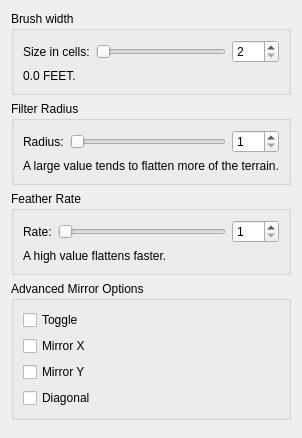
<?xml version="1.0" encoding="UTF-8"?>
<ui version="4.0">
 <class>WBQtFeatherPanel</class>
 <widget class="QWidget" name="WBQtFeatherPanel">
  <property name="windowTitle">
   <string>Feather Brush Options</string>
  </property>
  <layout class="QVBoxLayout" name="rootLayout">
   <item>
    <widget class="QGroupBox" name="sizeBox">
     <property name="title">
      <string>Brush width</string>
     </property>
     <layout class="QVBoxLayout" name="sizeLay">
      <item>
       <layout class="QHBoxLayout" name="featherRow" stretch="0,1,0">
        <item>
         <widget class="QLabel" name="sizeLabel">
          <property name="text">
           <string>Size in cells:</string>
          </property>
         </widget>
        </item>
        <item>
         <widget class="QSlider" name="featherSlider">
          <property name="orientation">
           <enum>Qt::Horizontal</enum>
          </property>
          <property name="minimum">
           <number>2</number>
          </property>
          <property name="maximum">
           <number>51</number>
          </property>
         </widget>
        </item>
        <item>
         <widget class="QSpinBox" name="featherSpin">
          <property name="minimum">
           <number>2</number>
          </property>
          <property name="maximum">
           <number>999</number>
          </property>
         </widget>
        </item>
       </layout>
      </item>
      <item>
       <widget class="QLabel" name="feetLabel">
        <property name="text">
         <string>0.0 FEET.</string>
        </property>
       </widget>
      </item>
     </layout>
    </widget>
   </item>
   <item>
    <widget class="QGroupBox" name="radiusBox">
     <property name="title">
      <string>Filter Radius</string>
     </property>
     <layout class="QVBoxLayout" name="radiusLay">
      <item>
       <layout class="QHBoxLayout" name="radiusRow" stretch="0,1,0">
        <item>
         <widget class="QLabel" name="radiusLabel">
          <property name="text">
           <string>Radius:</string>
          </property>
         </widget>
        </item>
        <item>
         <widget class="QSlider" name="radiusSlider">
          <property name="orientation">
           <enum>Qt::Horizontal</enum>
          </property>
          <property name="minimum">
           <number>1</number>
          </property>
          <property name="maximum">
           <number>5</number>
          </property>
         </widget>
        </item>
        <item>
         <widget class="QSpinBox" name="radiusSpin">
          <property name="minimum">
           <number>1</number>
          </property>
          <property name="maximum">
           <number>999</number>
          </property>
         </widget>
        </item>
       </layout>
      </item>
      <item>
       <widget class="QLabel" name="radiusHintLabel">
        <property name="text">
         <string>A large value tends to flatten more of the terrain.</string>
        </property>
       </widget>
      </item>
     </layout>
    </widget>
   </item>
   <item>
    <widget class="QGroupBox" name="rateBox">
     <property name="title">
      <string>Feather Rate</string>
     </property>
     <layout class="QVBoxLayout" name="rateLay">
      <item>
       <layout class="QHBoxLayout" name="rateRow" stretch="0,1,0">
        <item>
         <widget class="QLabel" name="rateLabel">
          <property name="text">
           <string>Rate:</string>
          </property>
         </widget>
        </item>
        <item>
         <widget class="QSlider" name="rateSlider">
          <property name="orientation">
           <enum>Qt::Horizontal</enum>
          </property>
          <property name="minimum">
           <number>1</number>
          </property>
          <property name="maximum">
           <number>10</number>
          </property>
         </widget>
        </item>
        <item>
         <widget class="QSpinBox" name="rateSpin">
          <property name="minimum">
           <number>1</number>
          </property>
          <property name="maximum">
           <number>999</number>
          </property>
         </widget>
        </item>
       </layout>
      </item>
      <item>
       <widget class="QLabel" name="rateHintLabel">
        <property name="text">
         <string>A high value flattens faster.</string>
        </property>
       </widget>
      </item>
     </layout>
    </widget>
   </item>
   <item>
    <widget class="QGroupBox" name="mirrorBox">
     <property name="title">
      <string>Advanced Mirror Options</string>
     </property>
     <layout class="QVBoxLayout" name="mirrorLay">
      <item>
       <widget class="QCheckBox" name="mirror">
        <property name="text">
         <string>Toggle</string>
        </property>
       </widget>
      </item>
      <item>
       <widget class="QCheckBox" name="mirrorX">
        <property name="text">
         <string>Mirror X</string>
        </property>
       </widget>
      </item>
      <item>
       <widget class="QCheckBox" name="mirrorY">
        <property name="text">
         <string>Mirror Y</string>
        </property>
       </widget>
      </item>
      <item>
       <widget class="QCheckBox" name="mirrorXY">
        <property name="text">
         <string>Diagonal</string>
        </property>
       </widget>
      </item>
     </layout>
    </widget>
   </item>
   <item>
    <spacer name="bottomSpacer">
     <property name="orientation">
      <enum>Qt::Vertical</enum>
     </property>
    </spacer>
   </item>
  </layout>
 </widget>
 <resources/>
 <connections/>
</ui>
